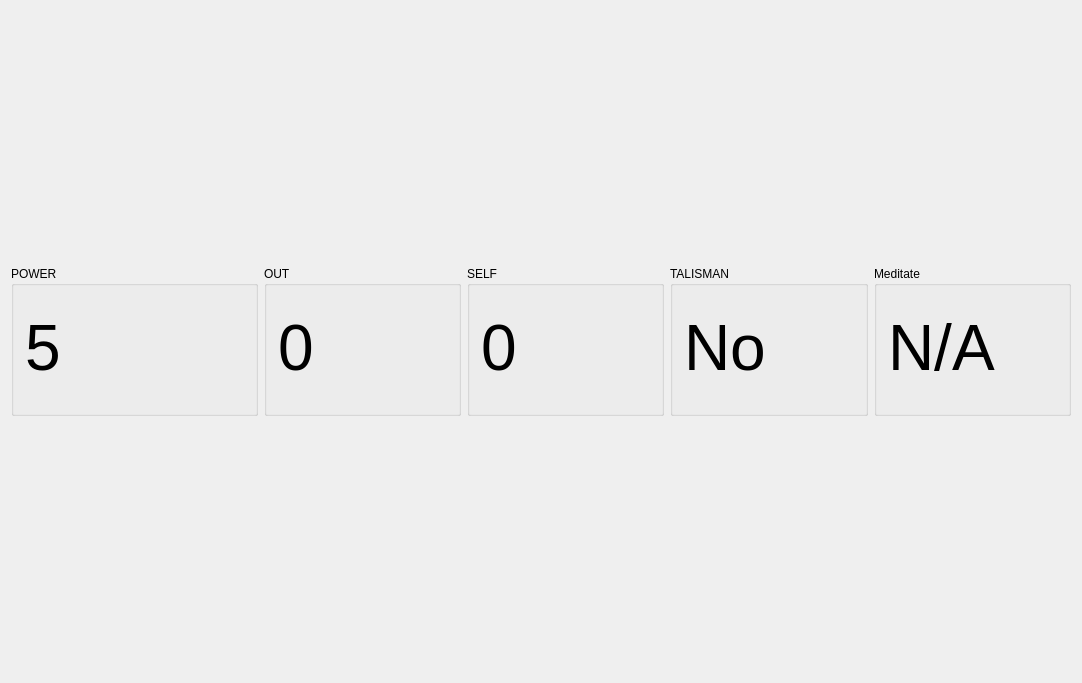
<?xml version="1.0" encoding="UTF-8"?>
<ui version="4.0">
 <class>vieBBPowerWidget</class>
 <widget class="QWidget" name="vieBBPowerWidget">
  <property name="geometry">
   <rect>
    <x>0</x>
    <y>0</y>
    <width>1082</width>
    <height>683</height>
   </rect>
  </property>
  <property name="windowTitle">
   <string>vieBBPowerWidget</string>
  </property>
  <layout class="QVBoxLayout" name="verticalLayout" stretch="1,10">
   <property name="spacing">
    <number>0</number>
   </property>
   <item>
    <layout class="QHBoxLayout" name="horizontalLayout" stretch="5,4,4,4,4">
     <property name="sizeConstraint">
      <enum>QLayout::SetDefaultConstraint</enum>
     </property>
     <item>
      <widget class="QGroupBox" name="groupBox">
       <property name="maximumSize">
        <size>
         <width>16777215</width>
         <height>150</height>
        </size>
       </property>
       <property name="title">
        <string>POWER</string>
       </property>
       <layout class="QHBoxLayout" name="horizontalLayout_2">
        <property name="sizeConstraint">
         <enum>QLayout::SetMinimumSize</enum>
        </property>
        <item>
         <widget class="QLabel" name="powerLabel">
          <property name="enabled">
           <bool>true</bool>
          </property>
          <property name="maximumSize">
           <size>
            <width>16777215</width>
            <height>150</height>
           </size>
          </property>
          <property name="text">
           <string>&lt;html&gt;&lt;head/&gt;&lt;body&gt;&lt;p&gt;&lt;span style=&quot; font-size:48pt;&quot;&gt;5&lt;/span&gt;&lt;/p&gt;&lt;/body&gt;&lt;/html&gt;</string>
          </property>
         </widget>
        </item>
       </layout>
      </widget>
     </item>
     <item>
      <widget class="QGroupBox" name="groupBox_2">
       <property name="maximumSize">
        <size>
         <width>16777215</width>
         <height>150</height>
        </size>
       </property>
       <property name="title">
        <string>OUT</string>
       </property>
       <layout class="QVBoxLayout" name="verticalLayout_3">
        <property name="sizeConstraint">
         <enum>QLayout::SetMinimumSize</enum>
        </property>
        <item>
         <widget class="QLabel" name="powerOutLabel">
          <property name="maximumSize">
           <size>
            <width>16777215</width>
            <height>150</height>
           </size>
          </property>
          <property name="text">
           <string>&lt;html&gt;&lt;head/&gt;&lt;body&gt;&lt;p&gt;&lt;span style=&quot; font-size:48pt;&quot;&gt;0&lt;/span&gt;&lt;/p&gt;&lt;/body&gt;&lt;/html&gt;</string>
          </property>
         </widget>
        </item>
       </layout>
      </widget>
     </item>
     <item>
      <widget class="QGroupBox" name="groupBox_3">
       <property name="maximumSize">
        <size>
         <width>16777215</width>
         <height>150</height>
        </size>
       </property>
       <property name="title">
        <string>SELF</string>
       </property>
       <layout class="QHBoxLayout" name="horizontalLayout_3">
        <property name="sizeConstraint">
         <enum>QLayout::SetMinimumSize</enum>
        </property>
        <item>
         <widget class="QLabel" name="powerSelfLabel">
          <property name="maximumSize">
           <size>
            <width>16777215</width>
            <height>150</height>
           </size>
          </property>
          <property name="text">
           <string>&lt;html&gt;&lt;head/&gt;&lt;body&gt;&lt;p&gt;&lt;span style=&quot; font-size:48pt;&quot;&gt;0&lt;/span&gt;&lt;/p&gt;&lt;/body&gt;&lt;/html&gt;</string>
          </property>
         </widget>
        </item>
       </layout>
      </widget>
     </item>
     <item>
      <widget class="QGroupBox" name="groupBox_4">
       <property name="maximumSize">
        <size>
         <width>16777215</width>
         <height>150</height>
        </size>
       </property>
       <property name="title">
        <string>TALISMAN</string>
       </property>
       <layout class="QHBoxLayout" name="horizontalLayout_4">
        <property name="sizeConstraint">
         <enum>QLayout::SetMinimumSize</enum>
        </property>
        <item>
         <widget class="QLabel" name="label_4">
          <property name="maximumSize">
           <size>
            <width>16777215</width>
            <height>150</height>
           </size>
          </property>
          <property name="text">
           <string>&lt;html&gt;&lt;head/&gt;&lt;body&gt;&lt;p&gt;&lt;span style=&quot; font-size:48pt;&quot;&gt;No&lt;/span&gt;&lt;/p&gt;&lt;/body&gt;&lt;/html&gt;</string>
          </property>
         </widget>
        </item>
       </layout>
      </widget>
     </item>
     <item>
      <widget class="QGroupBox" name="groupBox_5">
       <property name="maximumSize">
        <size>
         <width>16777215</width>
         <height>150</height>
        </size>
       </property>
       <property name="title">
        <string>Meditate</string>
       </property>
       <layout class="QHBoxLayout" name="horizontalLayout_5">
        <property name="sizeConstraint">
         <enum>QLayout::SetMinimumSize</enum>
        </property>
        <item>
         <widget class="QLabel" name="label_5">
          <property name="maximumSize">
           <size>
            <width>16777215</width>
            <height>150</height>
           </size>
          </property>
          <property name="text">
           <string>&lt;html&gt;&lt;head/&gt;&lt;body&gt;&lt;p&gt;&lt;span style=&quot; font-size:48pt;&quot;&gt;N/A&lt;/span&gt;&lt;/p&gt;&lt;/body&gt;&lt;/html&gt;</string>
          </property>
         </widget>
        </item>
       </layout>
      </widget>
     </item>
    </layout>
   </item>
   <item>
    <layout class="QVBoxLayout" name="verticalLayout_2">
     <property name="spacing">
      <number>0</number>
     </property>
     <property name="sizeConstraint">
      <enum>QLayout::SetMaximumSize</enum>
     </property>
    </layout>
   </item>
  </layout>
 </widget>
 <layoutdefault spacing="6" margin="11"/>
 <resources/>
 <connections/>
</ui>
